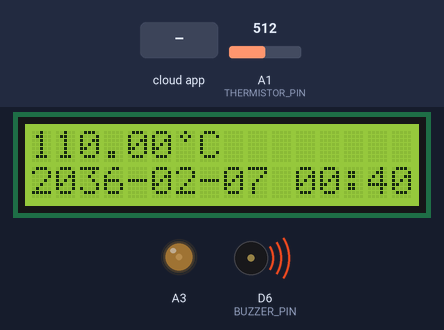
Recording of a sketch running on a simulated Arduino MKR. Shown: 16×2 character LCD, output pins drawn as LEDs (lit = HIGH), buzzer (waves = sounding). Inputs (shaded band) come from the test bench; at power-on: A1 (THERMISTOR_PIN) = 512. WiFi joins after 1.5 s; servers stay silent unless stated; not simulated (calls return 0 or success): arduino_secrets.h; what the sketch prints to the serial monitor is not drawn.

Above: at 12.8 s.
12.9 s: A1 (THERMISTOR_PIN) set to 488
At 14.5 s:
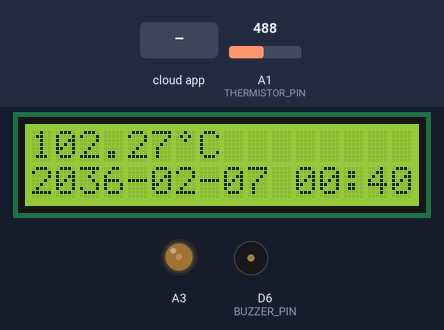
15.4 s: A1 (THERMISTOR_PIN) set to 473
At 16.9 s:
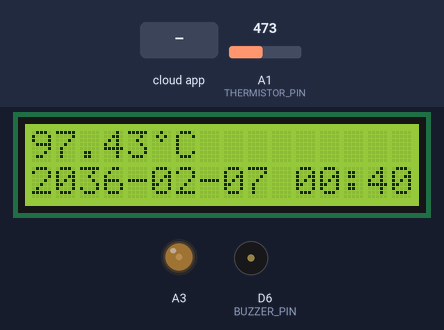
17.2 s: the phone or cloud app sets buzzer_temp_low to 100
At 18.7 s:
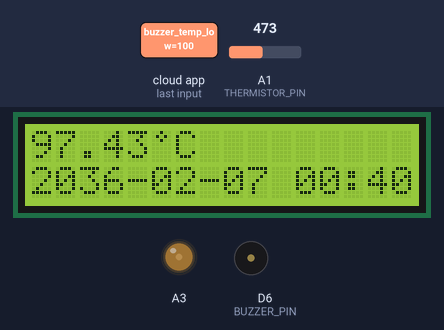
21.2 s: A1 (THERMISTOR_PIN) set to 511
At 23.5 s:
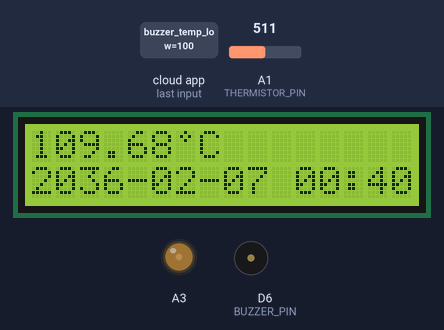
23.6 s: the phone or cloud app sets buzzer_temp_high_pitch to 0
At 24.6 s:
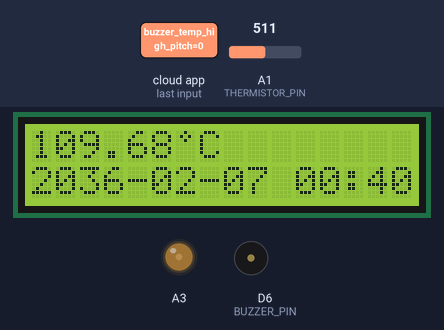
25.1 s: the phone or cloud app sets buzzer_temp_high_pitch to 25
At 26.9 s:
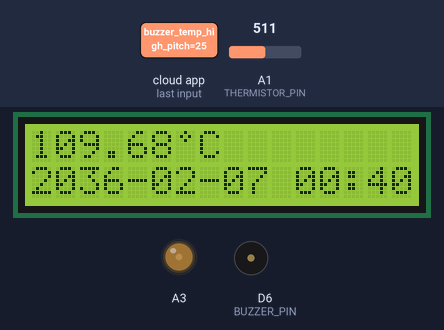
Timing chart, 0 to 30.1 s (numbered marks = the images above; inputs shaded):
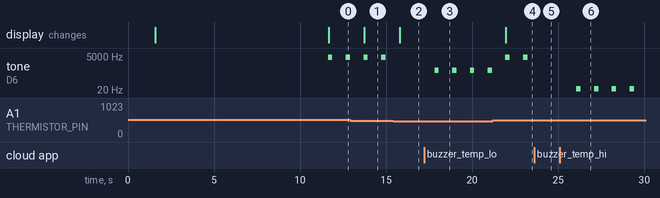

The sketch:

Fireduino.ino
```cpp
#include "arduino_secrets.h"
#include <SPI.h>
#include <WiFiUdp.h>
#include <TimeLib.h>
#include <ArduinoIoTCloud.h>
#include <hd44780.h>
#include <hd44780ioClass/hd44780_pinIO.h>

#include <stdarg.h>
#include <stdint.h>
#include <time.h>

#include "thingProperties.h"

#define SEVENTY_YEARS 2208988800UL

static int serialPrintf(const char *fmt, ...);
static time_t fetchTime(void);

static hd44780_pinIO lcd(12, 11, 2, 3, 4, 5);
static WiFiUDP udp;
static char msg[48] = {0};
static uint8_t degree_symbol[8] = {
	0b00100,
	0b01010,
	0b00100,
};

#define LOCAL_PORT 2390
#define BUZZER_PIN 6
#define THERMISTOR_PIN A1
#define UTC_OFFSET +1

void
setup(void) {
	Serial.begin(9600);
	pinMode(THERMISTOR_PIN, INPUT);

	// Arduino Cloud
	initProperties();
	ArduinoCloud.begin(ArduinoIoTPreferredConnection);

	Serial.println("Connecting to the Arduino cloud...");

	while (!ArduinoCloud.connected()) {
		ArduinoCloud.update();
		delay(1000);
	}

	analogWrite(A3, 50);
	lcd.begin(16, 2);
	lcd.createChar(0, degree_symbol);
	lcd.print("Connecting...");

	const uint32_t begin = millis();
	while (millis() - begin < 10000) {
		ArduinoCloud.update();
		delay(1000);
	}

	udp.begin(LOCAL_PORT);

	setSyncProvider(fetchTime);
	setSyncInterval(3600); // Resync every hour

	tone(BUZZER_PIN, 512, 500);
}

void
loop(void) {
	ArduinoCloud.update();

	static char buf[32];
	const auto temp = now();
	strftime(buf, sizeof(buf), "%F %H:%M:%S", gmtime(&temp));

	const float voltage = analogRead(THERMISTOR_PIN) * 3.3 / 1024;
	temperature = (voltage - 0.55) * 100;

	if (temperature >= buzzer_temp_high) {
		tone(BUZZER_PIN, buzzer_temp_high_pitch, 250);
	} else if (temperature <= buzzer_temp_low) {
		tone(BUZZER_PIN, buzzer_temp_low_pitch, 250);
	}

	lcd.clear();
	lcd.setCursor(0, 0);
	lcd.print(temperature);
	lcd.write((uint8_t)0);
	lcd.print("C");

	lcd.setCursor(0, 1);
	lcd.print(buf);

	serialPrintf("%f : %s\n", (float)temperature, buf);

	ArduinoCloud.update();
	delay(1000);
}

void
pingTimeServer(IPAddress ip) {
	memset(msg, 0, sizeof(msg));

	msg[0] |= 0b11000000; // bits 1-2: Set leap second indicator to 3 (unsynchronised)
	msg[0] |= 0b00100000; // bits 3-5: Set NTP version to 4
	msg[0] |= 0b00000011; // bits 6-8: Set NTP packet mode to 3 (client)

	msg[1] = 0; // Leave stratum unspecified in client packet
	msg[2] = 6; // Poll interval
	msg[3] = 0xEC; // Peer Clock Precision

	Serial.print("Pinging ntp server at ");
	Serial.println(ip);

	udp.beginPacket(ip, 123);
	udp.write(msg, 48);
	udp.endPacket();
}

time_t
fetchTime(void) {
	IPAddress ip;
	WiFi.hostByName(NTP_SERVER, ip);
	pingTimeServer(ip);

	const auto begin = millis();
	uint32_t packet_size;

	// Wait either until we get a response or 10 seconds has passed
	while (millis() - begin < 10000 && (packet_size = udp.parsePacket()) == 0);

	// Got a response
	if (packet_size > 0 || udp.parsePacket() > 0) {
		udp.read(msg, sizeof(msg));
		// The received timestamp is big endian - convert to little endian.
		const uint32_t seconds = msg[40] << 24 | msg[41] << 16 | msg[42] << 8 | msg[43];

		// NTP returns the number of seconds since January 1 1900. The C99 time functions work with
		// seconds since the unix epoch (January 1 1970).
		return seconds - SEVENTY_YEARS + UTC_OFFSET * 3600;
	}

	return 0;
}

// A wrapper around sprintf and Serial.print. Max buffer size of 256 bytes.
int
serialPrintf(const char *fmt, ...) {
	static char buf[128];
	va_list args;
	va_start(args, fmt);

	const int ret = vsnprintf(buf, sizeof(buf), fmt, args);

	va_end(args);

	Serial.print(buf);

	return ret;
}
```

thingProperties.h
```cpp
#include "arduino_secrets.h"
#include <ArduinoIoTCloud.h>
#include <Arduino_ConnectionHandler.h>

static void onBuzzerTempLowChange(void) {}
static void onBuzzerTempHighChange(void) {}
static void onBuzzerTempLowPitchChange(void) {}
static void onBuzzerTempHighPitchChange(void) {}

const char WIFI_SSID[] = SECRET_WIFI_SSID;    // Network SSID (name)
const char WIFI_PASS[] = SECRET_OPTIONAL_PASS;    // Network password (use for WPA, or use as key for WEP)
const char NTP_SERVER[] = "ie.pool.ntp.org";

CloudTemperatureSensor temperature;
float buzzer_temp_low = -100;
float buzzer_temp_high = 100;
int buzzer_temp_low_pitch = 512;
int buzzer_temp_high_pitch = 4096;

void initProperties(){
  ArduinoCloud.addProperty(buzzer_temp_low, READWRITE, ON_CHANGE, onBuzzerTempLowChange);
  ArduinoCloud.addProperty(buzzer_temp_high, READWRITE, ON_CHANGE, onBuzzerTempHighChange);
  ArduinoCloud.addProperty(buzzer_temp_low_pitch, READWRITE, ON_CHANGE, onBuzzerTempLowPitchChange);
  ArduinoCloud.addProperty(buzzer_temp_high_pitch, READWRITE, ON_CHANGE, onBuzzerTempHighPitchChange);
  ArduinoCloud.addProperty(temperature, READ, 5 * SECONDS, NULL);
}

WiFiConnectionHandler ArduinoIoTPreferredConnection(WIFI_SSID, WIFI_PASS);
```

Measured:
- the behaviour switches between 481 and 480 on A1 (THERMISTOR_PIN) (found by bisection; images 1 and 2)
- after the input at 12.9 s, the display: changes after 0.82 s (image 1)
- after the input at 15.4 s, tone on D6 (BUZZER_PIN): stops changing and stays silent; the display: changes after 0.38 s (image 2)
- after the input at 17.2 s, tone on D6 (BUZZER_PIN): alternates 512 Hz for 0.25 s and silent for 0.78 s, starting after 0.61 s
- after the input at 21.2 s, the display: changes after 0.76 s (image 4)
- after the input at 23.6 s, tone on D6 (BUZZER_PIN): stays silent (without the input it goes to 4096 Hz after 0.40 s)
- after the input at 25.1 s, tone on D6 (BUZZER_PIN): alternates 25 Hz for 0.25 s and silent for 0.78 s, starting after 0.96 s
- by itself, tone on D6 (BUZZER_PIN): alternates 4096 Hz for 0.25 s and silent for 0.78 s
